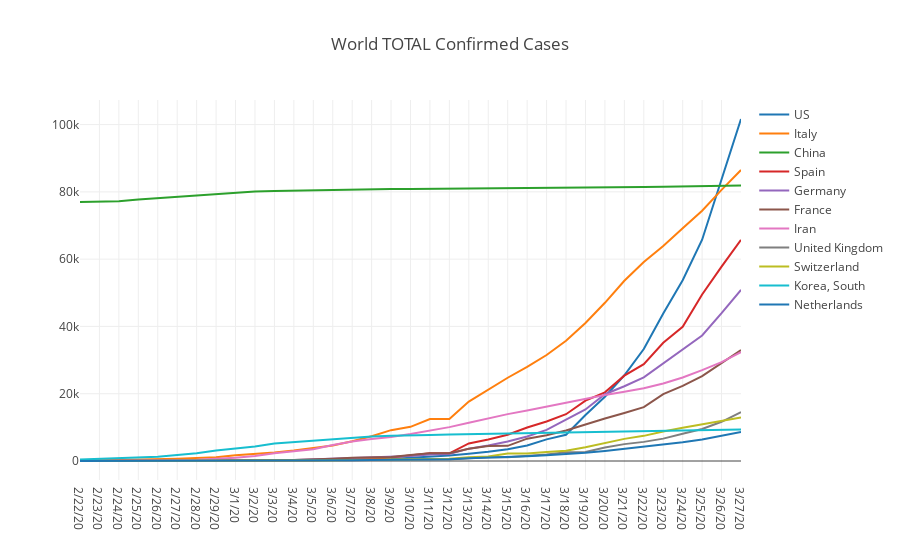

The notebook cell this image was saved under:
### Code cell
chinaDataConfirmed = dfConfirmedGlobal[dfConfirmedGlobal['Country/Region'] == 'China'].sum()
chinaDataConfirmed['Province/State', 'Country/Region'] = [np.NaN, 'China']

dfConfirmedWorldTop = dfConfirmedGlobal[dfConfirmedGlobal['Country/Region'] != 'China'].sort_values(dfConfirmedGlobal.columns[-1], ascending=False).head(10)
dfConfirmedWorldTop = dfConfirmedWorldTop.append(chinaDataConfirmed, ignore_index=True)
dfConfirmedWorldTop = dfConfirmedWorldTop.sort_values(dfConfirmedGlobal.columns[-1], ascending=False)

data = [{
    'x': row[1].index[35:],
    'y': row[1].values[35:],
    'name': row[1].values[1] if str(row[1].values[0]) == 'nan' else '{} {}'.format( row[1].values[0], row[1].values[1])
}  for row in dfConfirmedWorldTop.iterrows()]

layout = dict(title = 'World TOTAL Confirmed Cases')
py.iplot(dict(data=data, layout=layout))

dfConfirmedWorldTop
